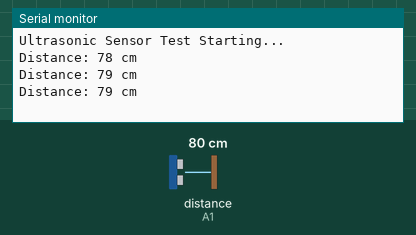
A sketch run on a simulated Arduino Uno, built with avr-gcc and run on an emulated ATmega328P. Parts: the last lines printed to the serial monitor. Wiring (inferred from the names in the program): ultrasonic range finder: trigger A0; echo A1. The test bench sets the inputs (shaded band); at power-on: distance to the obstacle (sensor on A1) 80 cm. The echo pulse lasts 58.3 µs per cm.

Above: at 1.3 s.
1.4 s: distance to the obstacle (sensor on A1) set to 2 cm
At 1.9 s:
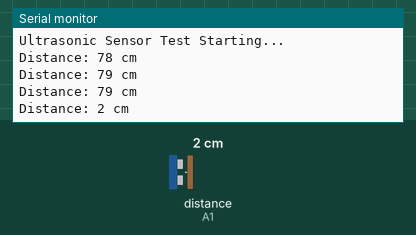
2.9 s: distance to the obstacle (sensor on A1) set to 4 cm
At 3.4 s:
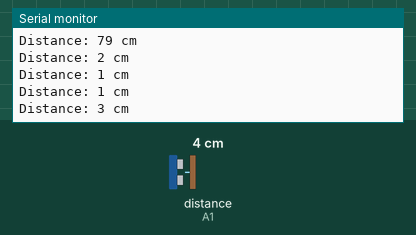
Timing chart, 0 to 5.9 s (numbered marks = the images above; inputs shaded):
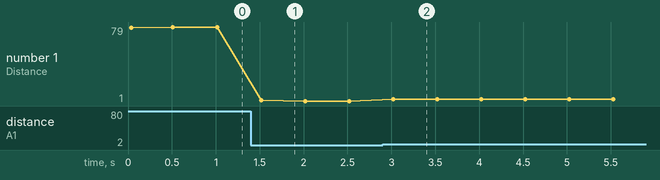

The sketch:

Hc-04check.ino
```cpp
// Ultrasonic sensor pins
const int trigPin = A0;
const int echoPin = A1;

// Variables for distance calculation
long duration;
int distance;

void setup() {
  // Initialize Serial Monitor
  Serial.begin(9600);

  // Set ultrasonic sensor pins
  pinMode(trigPin, OUTPUT);
  pinMode(echoPin, INPUT);

  Serial.println("Ultrasonic Sensor Test Starting...");
}

void loop() {
  // Send a 10-microsecond pulse to trigger
  digitalWrite(trigPin, LOW);
  delayMicroseconds(2);
  digitalWrite(trigPin, HIGH);
  delayMicroseconds(10);
  digitalWrite(trigPin, LOW);

  // Measure the echo pulse duration
  duration = pulseIn(echoPin, HIGH);

  // Calculate distance in centimeters
  distance = duration * 0.034 / 2;

  // Print the distance to the Serial Monitor
  Serial.print("Distance: ");
  Serial.print(distance);
  Serial.println(" cm");

  // Short delay before next reading
  delay(500);
}
```

Measured:
- after the input at 1.4 s, the serial monitor: prints a new line after 0.12 s (image 1)
- after the input at 2.9 s, the serial monitor: prints a new line after 0.12 s (image 2)
- plotted number 1: 79 → 1 after the input at 1.4 s, 1 → 3 after the input at 2.9 s
